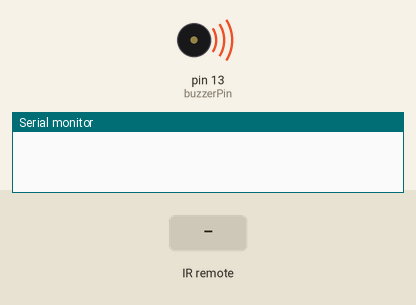
Recording of a sketch running on a simulated Arduino Uno, built with avr-gcc and run on an emulated ATmega328P. On the bench: buzzer (waves = sounding, pin HIGH), the last lines printed to the serial monitor. The inputs (shaded band) are chosen by the test bench.

Above: at 1.2 s.
1.3 s: infrared code 0xFF38C7 received
At 2.8 s:
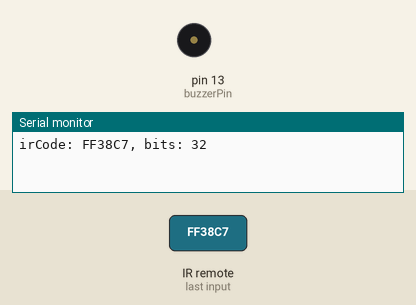
Timing chart, 0 to 4.3 s (numbered marks = the images above; inputs shaded):
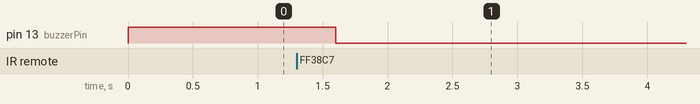

Measured:
- after the input at 1.3 s, pin 13 (buzzerPin): HIGH → LOW after 0.30 s

The sketch:

lesson9_02.ino
```cpp
#include <IRremote.h>
const int irReceiverPin =3; //受信モジュールのSIGはpin3
const int buzzerPin = 13;//13ピンをブザーに接続します
IRrecv irrecv(irReceiverPin); //IRrecv タイプの変数を作成します
decode_results results;
void setup()
{
  pinMode(buzzerPin,OUTPUT);//ブザーピンを出力として設定します
  digitalWrite(buzzerPin,HIGH);
  Serial.begin(9600);//irrecvを初期化します。
  irrecv.enableIRIn(); // ir受信機モジュールを有効にする
}
void loop()
{
  if (irrecv.decode(&results)) //赤外線受信モジュールの受信データ
  {
    Serial.print("irCode: "); //"irCode: "を送信する出力
    Serial.print(results.value, HEX); //値を16進数で出力します
    Serial.print(", bits: "); //" , bits: " を送信する
    Serial.println(results.bits); //bitsを結果に出力する
    irrecv.resume(); // Receive the next value
  }

  if(results.value == 0xFF38C7)//「OK」ボタンを押すと、受信モジュールは0xFF38C7を受信します
  {
    digitalWrite(buzzerPin,LOW);//ブザーのビーブ音（低音）
  }
  else
  {
    digitalWrite(buzzerPin,HIGH);//stop beep
  }
    delay(400); //delay 400ms
}
```
